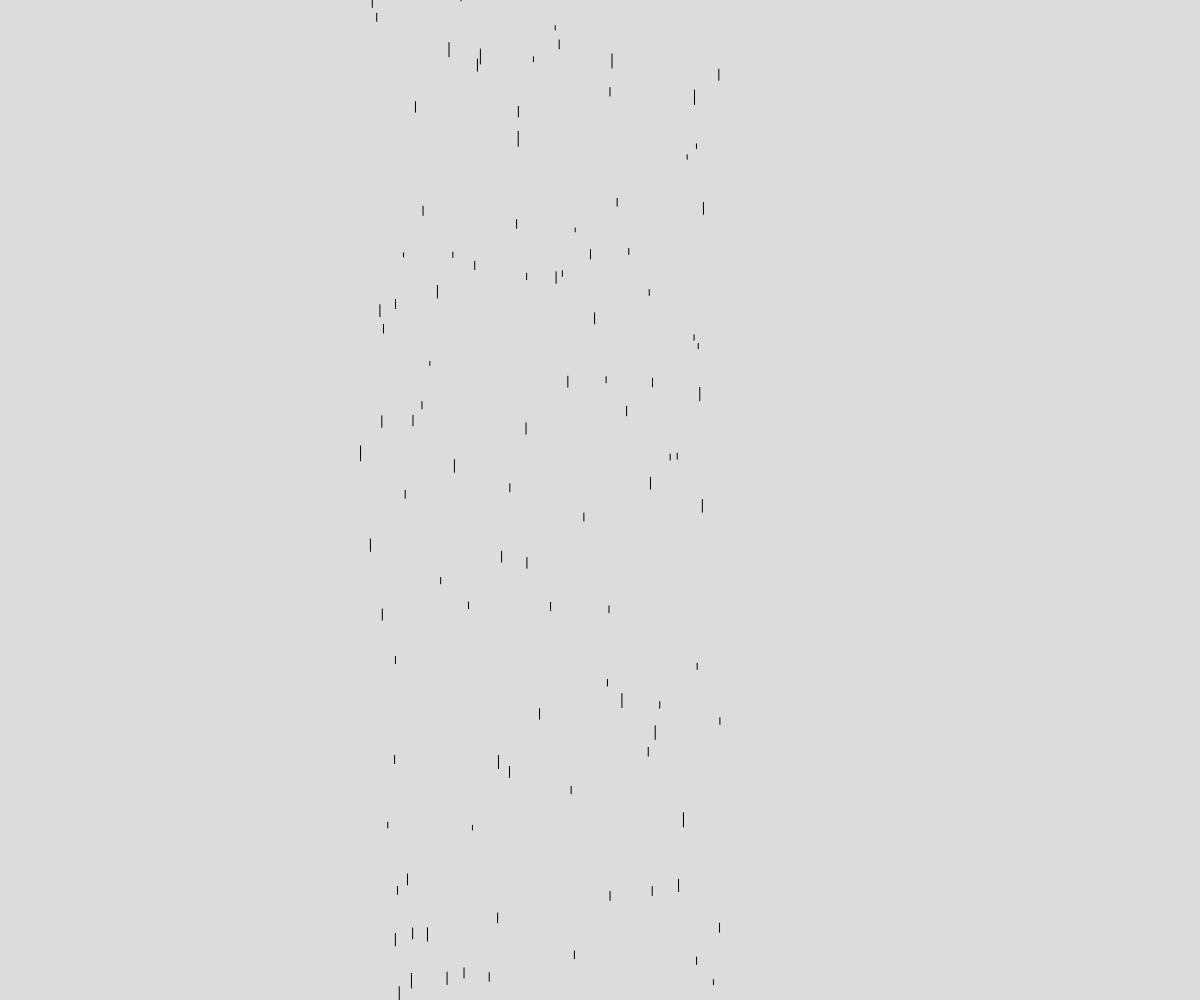
Frame 1 (no input)
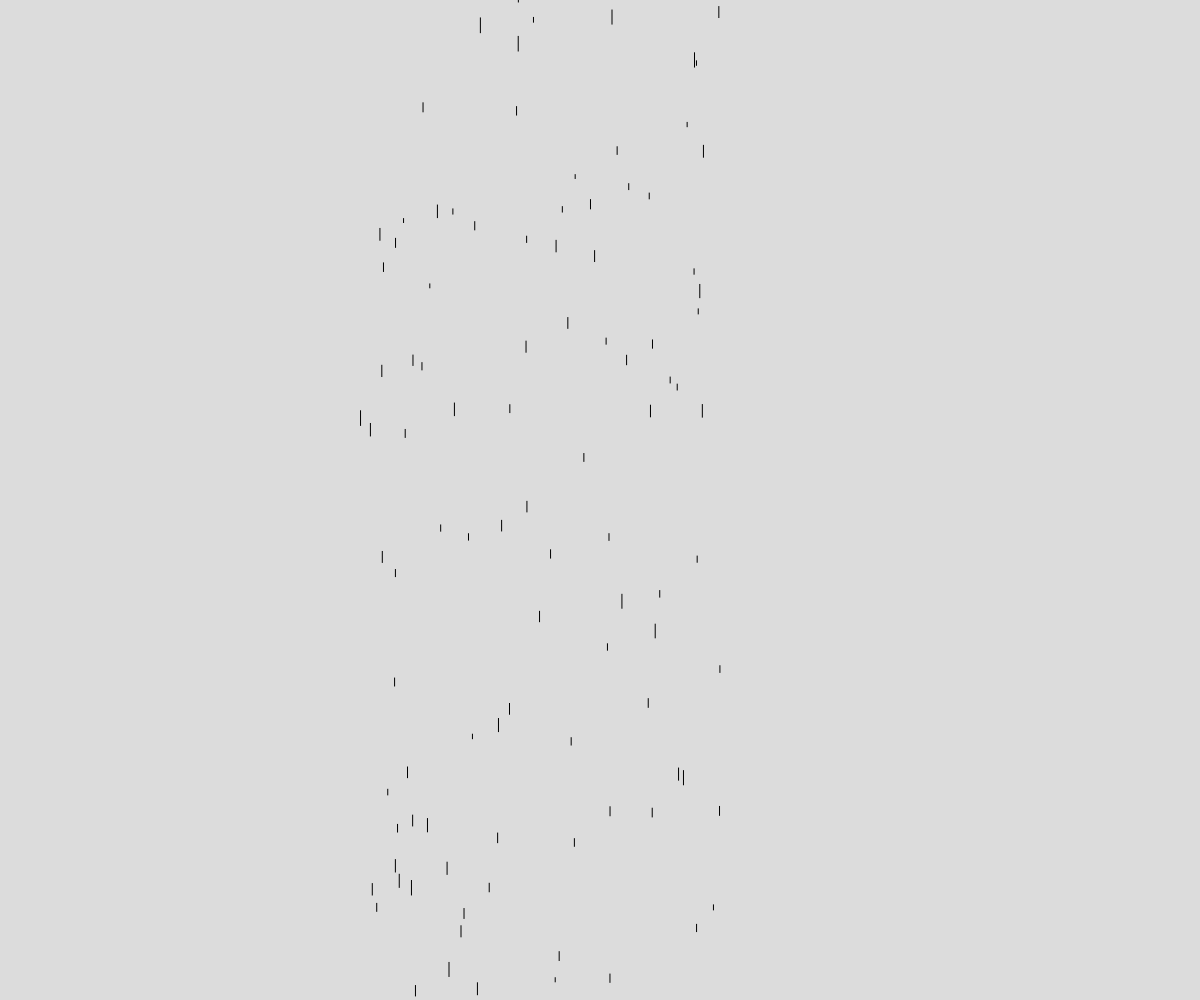
Frame 60 (no input)
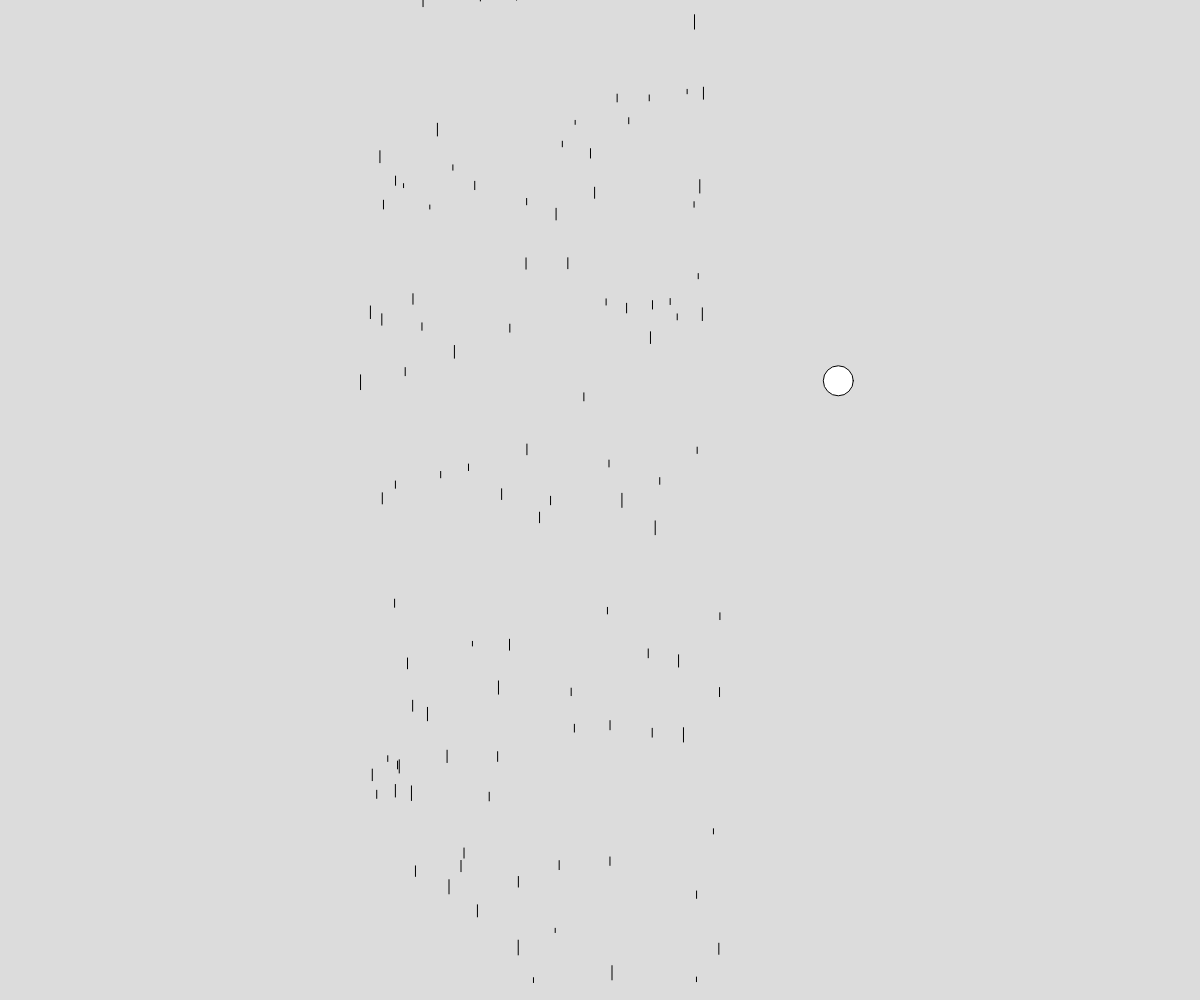
Frame 120 (the mouse pressed at the canvas centre since frame 60)

The p5.js sketch that drew these frames (run headless with seeded random() and noise() and a simulated clock; from frame 60 on, the mouse is pressed at the canvas centre):

// p5.js sketch
// ── sketch.js
//Objects and forces                                                                           

let particles = [];
let grav;
let myWind;

function setup() {
  createCanvas(windowWidth, windowHeight);
  grav = createVector(0, 0.1);
  let windForce = createVector(0,-0.1);
  myWind = new windZone(width*0.3, width*0.6, createVector(0,-0.15));
}

function mousePressed() {
  particles.push(new Particle(mouseX, mouseY));
}

function draw() {
  background(220);
  myWind.runWind();

  for (let p of particles) {
    p.applyForce(grav);
    if(p.isInsideWind(myWind)){
      p.applyForce(myWind.force);
    }
    p.move();
    p.display();
  }
}


class WindLine{
  constructor(x){
    this.pos = createVector(x, random(height));
    this.vel = createVector(0, random(-2,-0.5));
    this.len = random(4,15);
  }

  move(){
    this.pos.add(this.vel);
    if(this.pos.y < 0){
      this.pos.y = height;
    }
  }

  display(){
    line(this.pos.x, this.pos.y, this.pos.x, this.pos.y-this.len);
  }

}

class windZone {
  constructor(startX, endX, f) {
    this.startX = startX;
    this.endX = endX;
    this.force = f;
    this.windLines = [];
    this.NUM_LINES = 100;
    this.initWind();
  }

  initWind() {
    for (let i = 0; i < this.NUM_LINES; i++) {
      this.windLines.push(new WindLine(random(this.startX, this.endX)));
    }
  }

  runWind() {
    for(let w of this.windLines){
      w.move();
      w.display();
    }
  }

}




class Particle {
  constructor(x, y) {
    this.pos = createVector(x, y);
    this.vel = createVector(random(3, 5), random(-2, 0));
    this.accel = createVector(0, 0);
  }

  isInsideWind(w){
    if(this.pos.x  >= w.startX && this.pos.x <= w.endX){
      return true;
    }
    else{
      return false;
    }
  }

  applyForce(f) {
    this.accel.add(f);
  }

  display() {
    circle(this.pos.x, this.pos.y, 30);
  }

  move() {
    this.vel.add(this.accel);
    this.pos.add(this.vel);
    this.accel.mult(0);
  }


}
